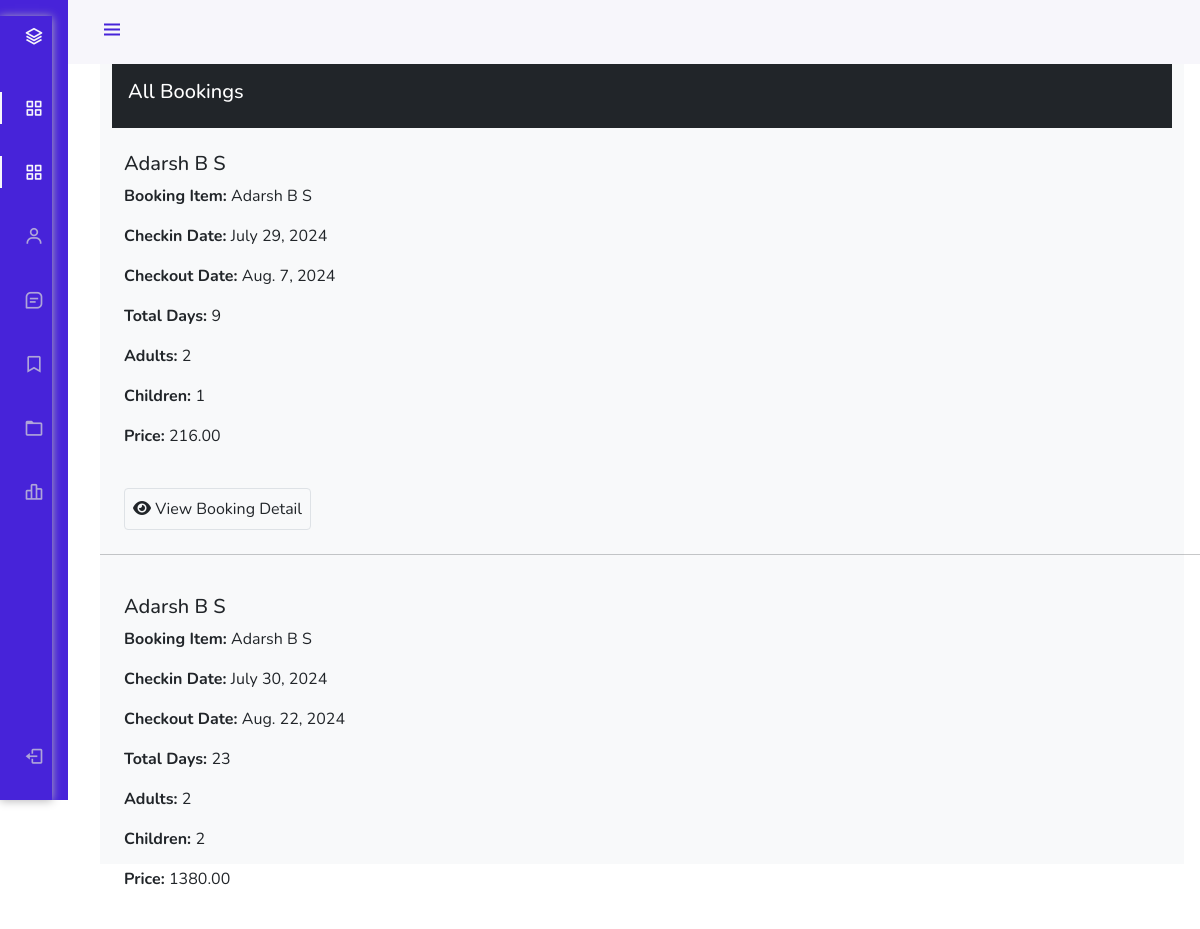
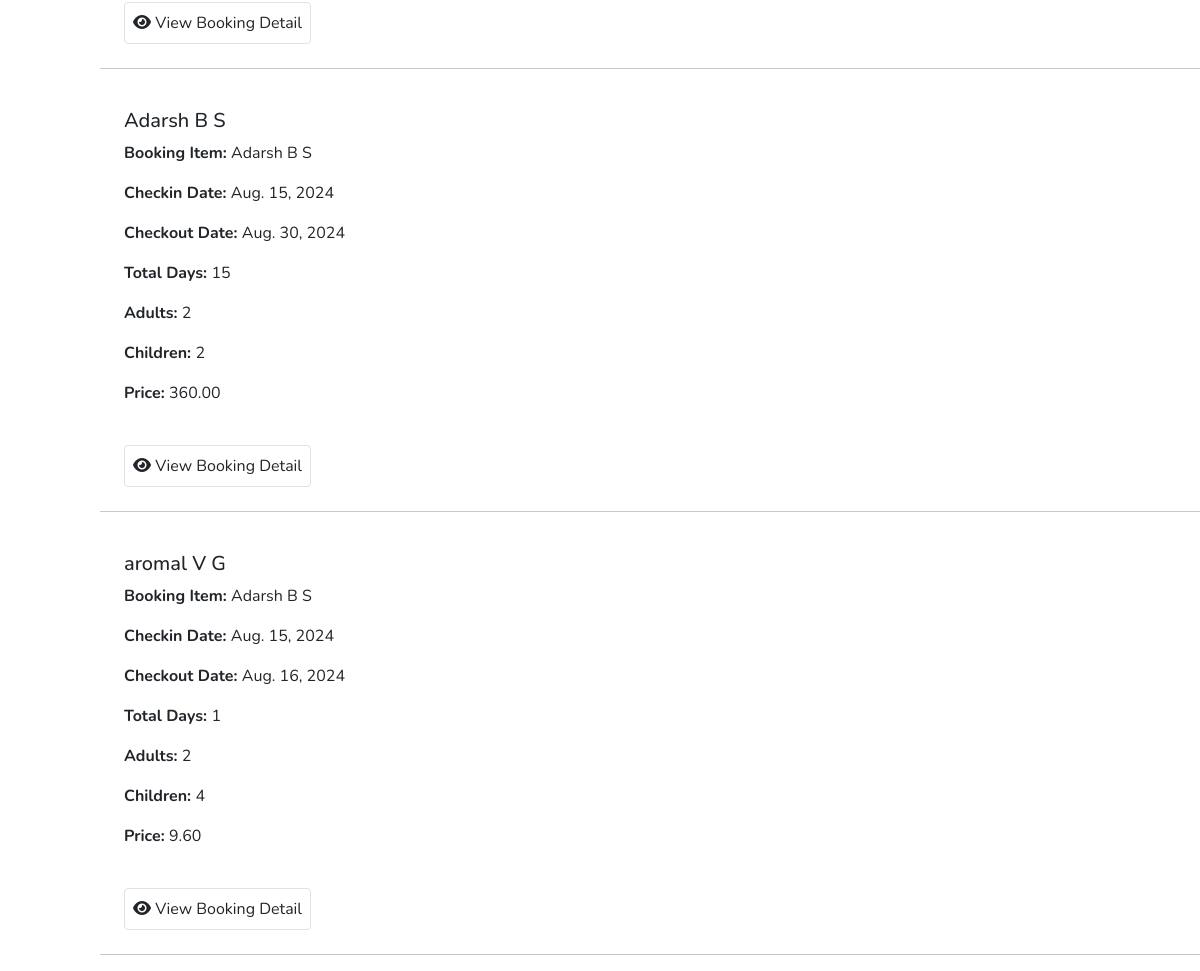
/dashboard/booking/ (signed in), run on the app's committed database (2 pictures, top to bottom).
### hotel/models.py (models this page shows, shortened)
class Booking(models.Model):
    user = models.ForeignKey(User,on_delete=models.SET_NULL ,null=True,blank=True)
    payment_status = models.CharField(max_length=100, choices=PAYMENT_STATUS)
    coupons=models.ManyToManyField('hotel.Coupon', blank=True)
    full_name = models.CharField(max_length=1000)
    email = models.EmailField(max_length=254)
    phone = models.CharField(max_length=50)
    hotel =models.ForeignKey(Hotel, on_delete=models.SET_NULL,null=True,blank=True)
    room_type = models.ForeignKey(RoomType,on_delete=models.SET_NULL,null=True,blank=True)
    room = models.ManyToManyField(Room)
    before_discount = models.DecimalField( max_digits=12, decimal_places=2,default=0)
    total = models.DecimalField( max_digits=12, decimal_places=2,default=0)
    saved = models.DecimalField( max_digits=12, decimal_places=2,default=0)
    check_in_date= models.DateField()
    check_out_date= models.DateField()
    total_days=models.PositiveIntegerField()
    num_adults=models.PositiveIntegerField()
    num_children=models.PositiveIntegerField()
    check_in = models.BooleanField(default=False)
    check_out = models.BooleanField(default=False)
    is_active = models.BooleanField(default=False)
    checked_in_tracker = models.BooleanField(default=False)
    checked_out_tracker = models.BooleanField(default=False)
    date = models.DateTimeField(auto_now_add=True)
    strip_payment_intent = models.CharField(max_length=1000, null=True, blank=True)
    success_id = ShortUUIDField(unique=True, length=10, max_length=20, alphabet='abcdefghijklmnopqrstuvwxyz', null=True , blank=True)
    booking_id=  ShortUUIDField(unique=True, length=10, max_length=20, alphabet='abcdefghijklmnopqrstuvwxyz')

class Hotel(models.Model):
    user = models.ForeignKey(User,on_delete=models.SET_NULL,null=True)
    name = models.CharField(max_length=100)
    description = CKEditor5Field(null=True,blank=True, config_name='extends')
    image = models.FileField(upload_to='hotel_galley')
    address = models.CharField(max_length=200)
    mobile = models.CharField(max_length=50)
    email = models.EmailField(max_length=110)
    status = models.CharField(max_length=20,choices=HOTEL_STATUS ,default='Live')
    tag=TaggableManager(blank=True)
    views=models.IntegerField(default=0)
    featured=models.BooleanField(default=False)
    hid = ShortUUIDField(unique=True, length=10, max_length=20, alphabet='abcdefghijklmnopqrstuvwxyz')
    slug= models.SlugField(unique=True)
    date= models.DateTimeField(auto_now_add=True)

### user_dashboard/views.py (the view)
# urls.py: path('booking/',views.bookings,name="bookings"),
@login_required
def bookings(request):
    bookings= Booking.objects.filter(user=request.user,payment_status="Paid")
    context={
        'bookings':bookings
    }
    return render(request,"user_dashboard/bookings.html",context)

### templates/user_dashboard/bookings.html (shortened to what this page needs)
{% load static%}
<!DOCTYPE html>
<html lang="en">
<head>
    <link rel="stylesheet" href="https://cdn.jsdelivr.net/npm/bootstrap@4.3.1/dist/css/bootstrap.min.css">
<link href="https://cdn.jsdelivr.net/npm/bootstrap@5.0.0-beta1/dist/css/bootstrap.min.css" rel="stylesheet">
<link href="https://cdn.jsdelivr.net/npm/boxicons@latest/css/boxicons.min.css" rel="stylesheet">
<link rel="stylesheet" href="{% static "css/style.css" %}">
</head>
<body id="body-pd">
    <header class="header" id="header">
        <div class="header_toggle"> <i class='bx bx-menu' id="header-toggle"></i> </div>
    </header>
    <div class="l-navbar" id="nav-bar">
        <nav class="nav">
            <div> <a href="#" class="nav_logo"> <i class='bx bx-layer nav_logo-icon'></i> <span class="nav_logo-name">BBBootstrap</span> </a>
                <div class="nav_list"> <a href="{% url 'user_dashboard:dashboard' %}" class="nav_link active"> <i class='bx bx-grid-alt nav_icon'></i> <span class="nav_name">Dashboard</span> </a>  <a href="{% url 'user_dashboard:bookings' %}" class="nav_link active"> <i class='bx bx-grid-alt nav_icon'></i> <span class="nav_name">All bookings</span> </a> <a href="" class="nav_link"> <i class='bx bx-user nav_icon'></i> <span class="nav_name">My Profile</span> </a> <a href="{% url 'user_dashboard:notifications' %}" class="nav_link"> <i class='bx bx-message-square-detail nav_icon'></i> <span class="nav_name">Notifications</span> </a> <a href="{% url 'user_dashboard:bookmark' %}" class="nav_link"> <i class='bx bx-bookmark nav_icon'></i> <span class="nav_name">Bookmark</span> </a> <a href="{% url 'user_dashboard:wallet' %}" class="nav_link"> <i class='bx bx-folder nav_icon'></i> <span class="nav_name">Wallet</span> </a> <a href="#" class="nav_link"> <i class='bx bx-bar-chart-alt-2 nav_icon'></i> <span class="nav_name">change Password</span> </a> </div>
            </div> <a href="#" class="nav_link"> <i class='bx bx-log-out nav_icon'></i> <span class="nav_name">SignOut</span> </a>
        </nav>
    </div>
    <div class="height-100 bg-light">
        <div class="container-fluid">
            <div class="row">
                <div class="col-12">
                    <div class="bg-dark text-white p-3">
                        <h5>All Bookings</h5>
                    </div>
                </div>
                {% for b in bookings %}
                <div class="col-12 p-4">
                    <h5>{{b.full_name}} </h5>
                    <p><b>Booking Item: </b> {{b.hotel.name}}</p>
                    <p><b>Checkin Date: </b> {{b.check_in_date}} </p>
                    <p><b>Checkout Date: </b> {{b.check_out_date}} </p>
                    <p><b>Total Days: </b> {{b.total_days}} </p>
                    <p><b>Adults: </b> {{b.num_adults}} </p>
                    <p><b>Children: </b> {{b.num_children}} </p>
                    <p><b>Price: </b>{{b.total}} </p>
                    <br>
                    <a href="{% url 'user_dashboard:booking_detail' b.booking_id %}" class="btn border p-2"><i class="fas fa-eye"></i> View Booking Detail</a>
                </div>
                <hr>
                {% endfor %}
            </div>
        </div>
</body>
</html>

### static/css/style.css (style rules this page uses)
nav { box-shadow: 0px 1px 9px #b7b6b9; border-bottom: 0px solid rgb(161, 158, 158); }

### templates/user_dashboard/bookings.html (style rules this page uses)
:root { --header-height: 3rem;--nav-width: 68px;--first-color: #4723D9;--first-color-light: #AFA5D9;--white-color: #F7F6FB;--body-font: 'Nunito', sans-serif;--normal-font-size: 1rem;--z-fixed: 100 }
*,::before,::after { box-sizing: border-box }
body { position: relative;margin: var(--header-height) 0 0 0;padding: 0 1rem;font-family: var(--body-font);font-size: var(--normal-font-size);transition: .5s }
a { text-decoration: none }
.header { width: 100%;height: var(--header-height);position: fixed;top: 0;left: 0;display: flex;align-items: center;justify-content: space-between;padding: 0 1rem;background-color: var(--white-color);z-index: var(--z-fixed);transition: .5s }
.header_toggle { color: var(--first-color);font-size: 1.5rem;cursor: pointer }
.l-navbar { position: fixed;top: 0;left: -30%;width: var(--nav-width);height: 100vh;background-color: var(--first-color);padding: .5rem 1rem 0 0;transition: .5s;z-index: var(--z-fixed) }
.nav { height: 100%;display: flex;flex-direction: column;justify-content: space-between;overflow: hidden }
.nav_logo, .nav_link { display: grid;grid-template-columns: max-content max-content;align-items: center;column-gap: 1rem;padding: .5rem 0 .5rem 1.5rem }
.nav_logo { margin-bottom: 2rem }
.nav_logo-icon { font-size: 1.25rem;color: var(--white-color) }
.nav_link { position: relative;color: var(--first-color-light);margin-bottom: 1.5rem;transition: .3s }
.nav_icon { font-size: 1.25rem }
.active { color: var(--white-color) }
.active::before { content: '';position: absolute;left: 0;width: 2px;height: 32px;background-color: var(--white-color) }
.height-100 { height:100vh }
@media screen and (min-width: 768px) { body { margin: calc(var(--header-height) + 1rem) 0 0 0;padding-left: calc(var(--nav-width) + 2rem) } }
@media screen and (min-width: 768px) { .header { height: calc(var(--header-height) + 1rem);padding: 0 2rem 0 calc(var(--nav-width) + 2rem) } }
@media screen and (min-width: 768px) { .l-navbar { left: 0;padding: 1rem 1rem 0 0 } }

### data on the page
Booking: full_name "Adarsh B S", hotel.name "Adarsh B S", check_in_date "July 29, 2024", check_out_date "Aug. 7, 2024", total_days "9", num_adults "2", num_children "1", total "216.00"
Booking: full_name "Adarsh B S", hotel.name "Adarsh B S", check_in_date "July 30, 2024", check_out_date "Aug. 22, 2024", total_days "23", num_adults "2", num_children "2", total "1380.00"
Booking: full_name "Adarsh B S", hotel.name "Adarsh B S", check_in_date "Aug. 15, 2024", check_out_date "Aug. 30, 2024", total_days "15", num_adults "2", num_children "2", total "360.00"
Booking: full_name "aromal V G", hotel.name "Adarsh B S", check_in_date "Aug. 15, 2024", check_out_date "Aug. 16, 2024", total_days "1", num_adults "2", num_children "4", total "9.60"
